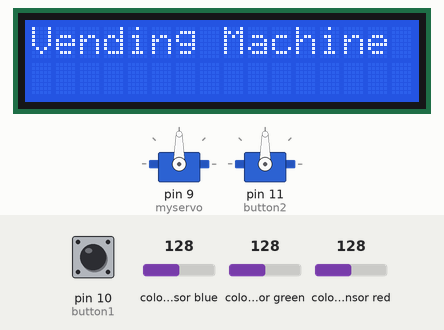
Recording of a sketch running on a simulated Arduino Uno, built with avr-gcc and run on an emulated ATmega328P. On the bench: 2 × servo, 16×2 character LCD. Wiring (inferred from the names in the program): TCS3200 colour sensor: output pin 8; S2 pin 6; S3 pin 7; S0 pin 4; S1 pin 5. Inputs (shaded band) come from the test bench; at power-on: pin 10 (button1) HIGH, colour sensor blue 128, colour sensor green 128, colour sensor red 128. What the sketch prints to the serial monitor is not drawn.

Above: at 0.1 s.
At 4.2 s:
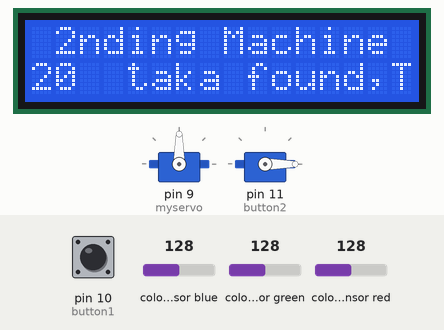
Timing chart, 0 to 5.7 s (numbered marks = the images above):
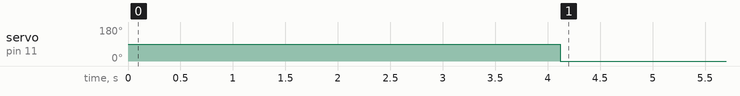

Measured:
- by itself, servo on pin 11 (button2): 90° → 0° at 4.1 s

The sketch:

vdm.ino
```cpp
#include<Servo.h>
#include <Wire.h>
// Include NewLiquidCrystal Library for I2C
#include <LiquidCrystal_I2C.h>

// Define LCD pinout
const int  en = 2, rw = 1, rs = 0, d4 = 4, d5 = 5, d6 = 6, d7 = 7, bl = 3;

// Define I2C Address - change if reqiuired
const int i2c_addr = 0x27;

LiquidCrystal_I2C lcd(i2c_addr, en, rw, rs, d4, d5, d6, d7, bl, POSITIVE);
#define S0 4
#define S1 5
#define S2 6
#define S3 7
#define sensorOut 8

// Variables for Color Pulse Width Measurements
Servo myservo;//set servo name, here servo name is "myservo"
int redPW = 0;
int greenPW = 0;
int bluePW = 0;
int button1 = 10;
int button2 = 11;
int buttonState = 0;
int buttonState2 = 0;

Servo myservo2;
void setup() {

  // Set S0 - S3 as outputs
  pinMode(S0, OUTPUT);
  pinMode(S1, OUTPUT);
  pinMode(S2, OUTPUT);
  pinMode(S3, OUTPUT);

  // Set Sensor output as input
  pinMode(sensorOut, INPUT);
  pinMode(button1, INPUT_PULLUP);
  pinMode(button2, INPUT_PULLUP);
  // Set Pulse Width scaling to 20%
  digitalWrite(S0, HIGH);
  digitalWrite(S1, LOW);

  // Setup Serial Monitor
  Serial.begin(9600);
  //set servo pin
  myservo.attach(9);
  lcd.begin(16, 2);
myservo2.attach(11);
  // Print on first row
  lcd.setCursor(0, 0);
  lcd.print("Vending Machine");
}

void loop() {
  buttonState = digitalRead(button1);
  buttonState2 = digitalRead(button2);
  // Read Red Pulse Width
  redPW = getRedPW();
  // Delay to stabilize sensor
  delay(2000);

  // Read Green Pulse Width
  greenPW = getGreenPW();
  // Delay to stabilize sensor
  delay(1000);

  // Read Blue Pulse Width
  bluePW = getBluePW();
  // Delay to stabilize sensor
  delay(1000);

  // Print output to Serial Monitor
  Serial.print("Red PW = ");
  Serial.print(redPW);
  Serial.print(" - Green PW = ");
  Serial.print(greenPW);
  Serial.print(" - Blue PW = ");
  Serial.println(bluePW);
  if (redPW >= 1 && redPW <= 10)//Change value for 10 taka if required
  {
    Serial.print("10 taka");
    lcd.setCursor(0, 1); //Row,Column.For 16x2 Row must be 0 or 1.Column is 0-9
    lcd.print("10 taka found,Take a Coke,Press Button 1"); //Change Sentence if required
    but1();

  }
  else if (redPW >= 20 && redPW <= 300)//Change value for 20 taka if required
  {
    Serial.print("20 taka");
    lcd.setCursor(0, 1); //Row,Column.For 16x2 Row must be 0 or 1.Column is 0-9
    lcd.print("20  taka found,Take a fanta,Press Button 2");//Change Sentence if required
    but2();
  }
  else
  {
    Serial.print("others");
    lcd.setCursor(0, 1);
    lcd.print("Taka Not Found.Please Try again");//Change Sentence if required
  }
}


// Function to read Red Pulse Widths
int getRedPW() {

  // Set sensor to read Red only
  digitalWrite(S2, LOW);
  digitalWrite(S3, LOW);
  // Define integer to represent Pulse Width
  int PW;
  // Read the output Pulse Width
  PW = pulseIn(sensorOut, LOW);
  // Return the value
  return PW;

}

// Function to read Green Pulse Widths
int getGreenPW() {

  // Set sensor to read Green only
  digitalWrite(S2, HIGH);
  digitalWrite(S3, HIGH);
  // Define integer to represent Pulse Width
  int PW;
  // Read the output Pulse Width
  PW = pulseIn(sensorOut, LOW);
  // Return the value
  return PW;

}

// Function to read Blue Pulse Widths
int getBluePW() {

  // Set sensor to read Blue only
  digitalWrite(S2, LOW);
  digitalWrite(S3, HIGH);
  // Define integer to represent Pulse Width
  int PW;
  // Read the output Pulse Width
  PW = pulseIn(sensorOut, LOW);
  // Return the value
  return PW;

}
void but1()
{
  if (buttonState == HIGH) {

    digitalWrite(LED_BUILTIN, LOW);
    myservo.write(0);
  } else {
    // turn LED on
    digitalWrite(LED_BUILTIN, HIGH);
    myservo.write(45);
  }
}
void but2()
{
  if (buttonState2 == HIGH) {

    digitalWrite(LED_BUILTIN, LOW);
    myservo2.write(0);
  } else {
    // turn LED on
    digitalWrite(LED_BUILTIN, HIGH);
    myservo2.write(45);
  }

}
```
